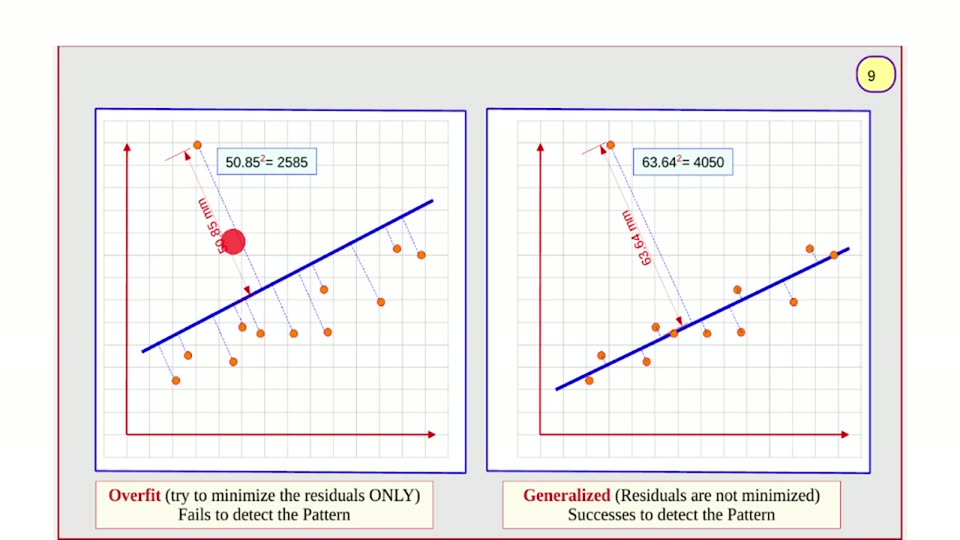
#> input picture videos/machine-learning/03_ridger_regression_gradient_descent/unique_slides/slide_009.jpg, 960 x 540 px, found by its file name
$ python probe63_line_scan.py
#> lines starting #> are read from the running program, lines starting #| are printed output that depends on the picture
# probe63_line_scan.py — hunt for the measurement-arrow shaft and the
# founder-reported "red line parallel to the blue line" in the ORIGINAL frame.
# Method: redness = r - max(g,b) (positive for red/pink ink, ~0 for grey/white,
# strongly positive for orange). Score candidate straight lines by mean redness
# sampled along them, and report the best parallel/perpendicular fits.
import numpy as np
from PIL import Image

FR = "/home/ahmed/Projects/ai_llm_slides/videos/machine-learning/03_ridger_regression_gradient_descent/unique_slides/slide_009.jpg"
a = np.asarray(Image.open(FR).convert("RGB")).astype(int)
r, g, b = a[..., 0], a[..., 1], a[..., 2]
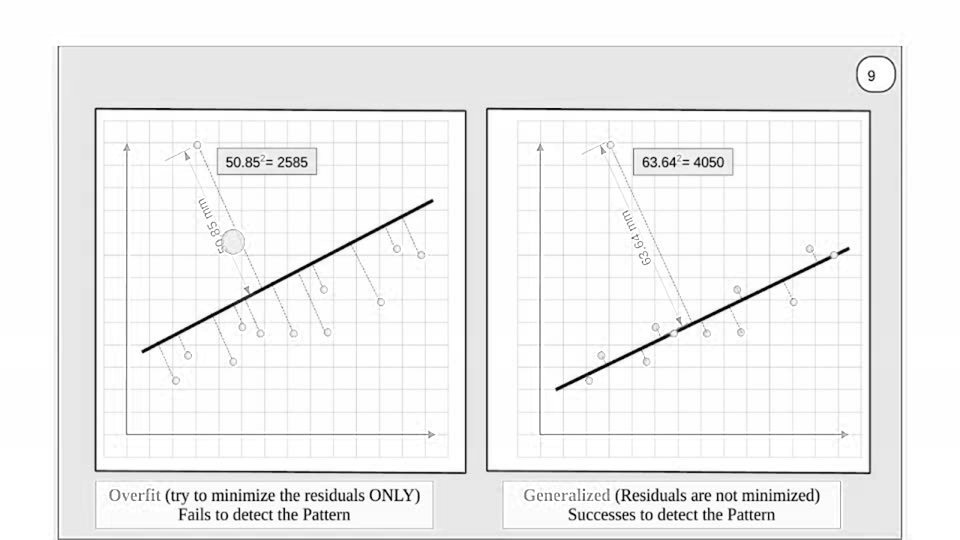
#> r: shape (540, 960) int64; min 0, max 255, mean 240.8
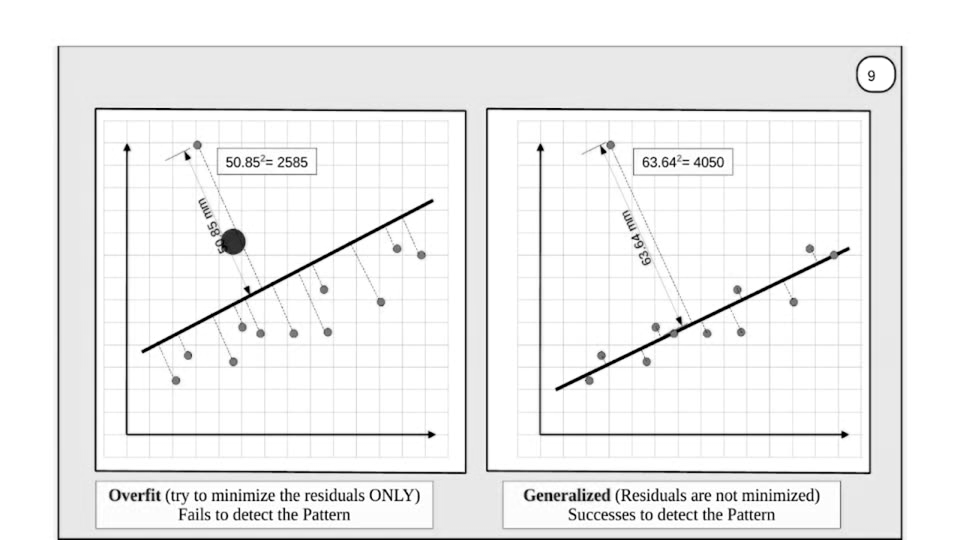
#> g: shape (540, 960) int64; min 0, max 255, mean 239
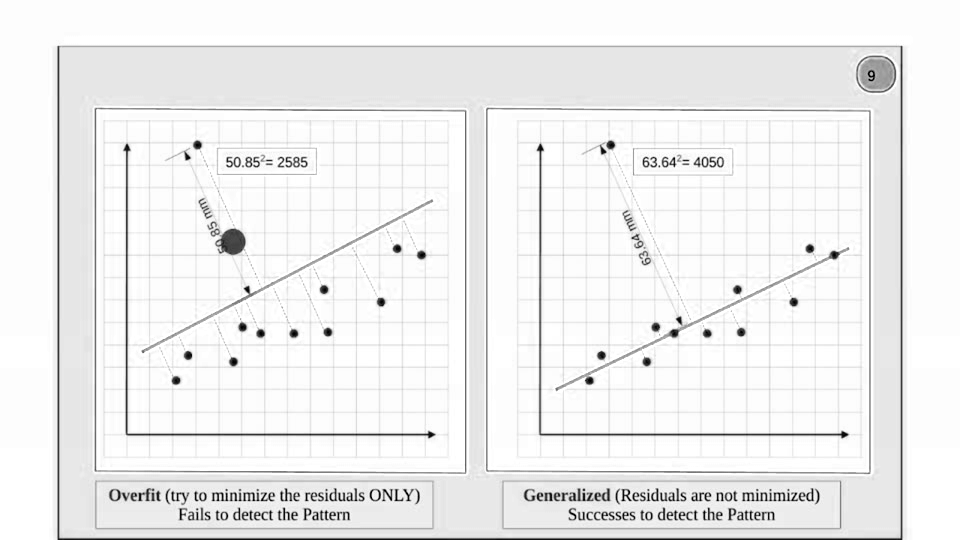
#> b: shape (540, 960) int64; min 0, max 255, mean 239
redness = r - np.maximum(g, b)
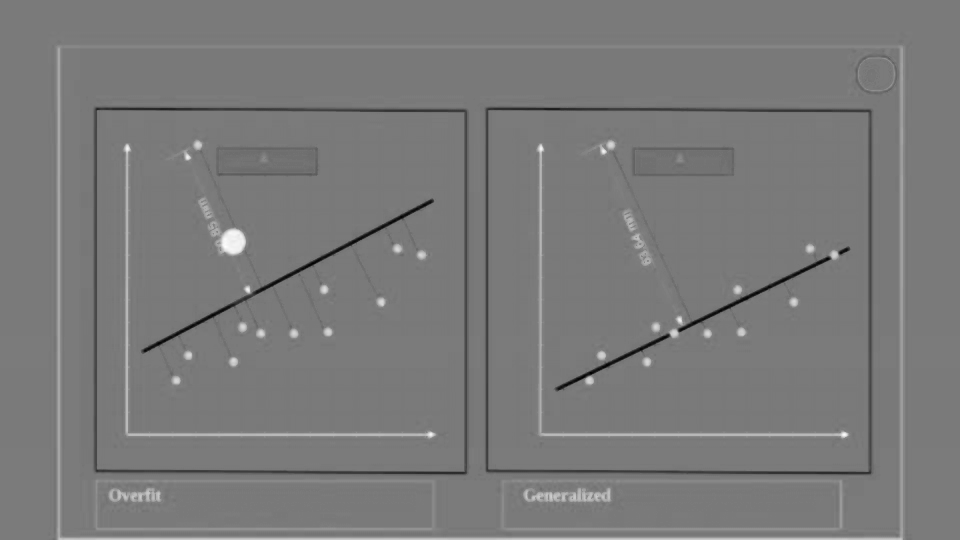
#> redness: shape (540, 960) int64; min -178, max 190, mean -1.2; drawn with min black and max white
sat = a.max(axis=2) - a.min(axis=2)
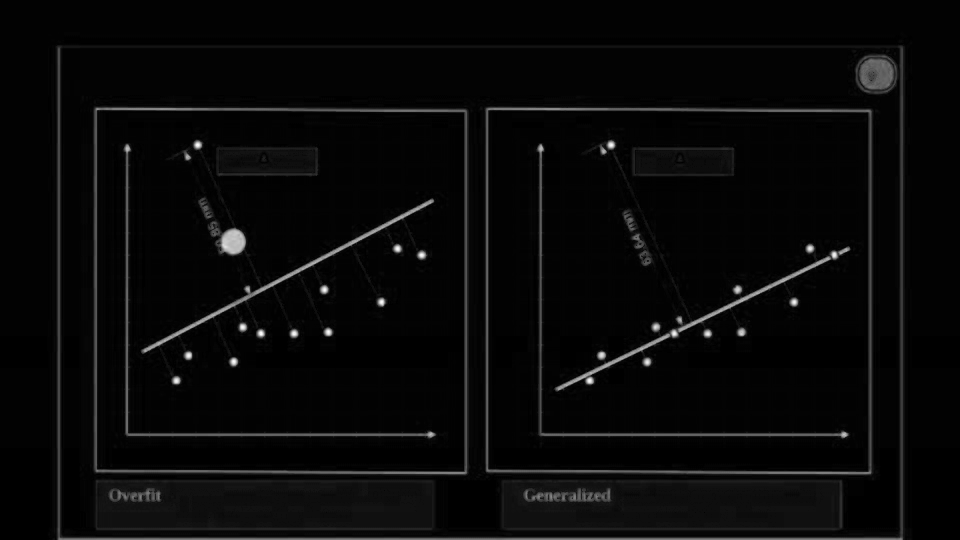
#> sat: shape (540, 960) int64; min 0, max 255, mean 8.7

def line_score(p0, p1, xlo, xhi, ylo, yhi, use="red"):
    m = redness if use == "red" else sat
    (x0, y0), (x1, y1) = p0, p1
    n = max(int(np.hypot(x1 - x0, y1 - y0)) * 2, 2)
    xs = np.linspace(x0, x1, n); ys = np.linspace(y0, y1, n)
    vals = []
    for x, y in zip(xs, ys):
        if not (xlo <= x <= xhi and ylo <= y <= yhi):
            continue
        xi, yi = int(round(x)), int(round(y))
        if 0 <= xi < a.shape[1] and 0 <= yi < a.shape[0]:
            vals.append(m[yi, xi])
    if len(vals) < 8:
        return None
    vals = np.array(vals)
    return float(vals.mean()), float(np.percentile(vals, 90)), float(vals.max()), len(vals)

PANEL = {
    "LEFT":  dict(xlo=100, xhi=460, ylo=115, yhi=468, out=(197.5, 145.0), slope=-0.52129, icpt=425.31,
                  orange=[(197.5,145.0),(188.5,355.5),(176.5,380.5),(242.5,327.5),(260.5,333.5),
                          (294.0,333.5),(324.0,290.0),(328.5,332.0),(381.5,301.5),(397.5,249.0),
                          (421.5,255.0),(233.5,362.0)], disc=(232.5,241.0)),
    "RIGHT": dict(xlo=495, xhi=862, ylo=115, yhi=468, out=(611.0, 145.0), slope=-0.48190, icpt=656.82,
                  orange=[(611.0,145.0),(601.5,355.5),(589.5,380.5),(656.0,327.0),(674.0,333.5),
                          (707.5,333.5),(737.5,290.0),(741.5,332.0),(794.0,302.0),(810.0,249.0),
                          (834.5,255.0),(647.0,362.0)], disc=None),
}

for name, P in PANEL.items():
    ox, oy = P["out"]
    print(f"\n########## {name}  outlier=({ox},{oy})  blue slope={P['slope']:.5f} ##########")

    # A) PARALLEL lines to the blue line, sweeping the intercept.
    #    A line through the outlier has b = oy - slope*ox.
    b_out = oy - P["slope"] * ox
    best = []
    for d in np.arange(-260, 261, 2.0):          # offset in y at x=ox
        bb = b_out + d
        xa = max(P["xlo"], 110); xb = min(P["xhi"], 855)
        p0 = (xa, P["slope"] * xa + bb); p1 = (xb, P["slope"] * xb + bb)
        s = line_score(p0, p1, P["xlo"], P["xhi"], P["ylo"], P["yhi"])
        if s:
            best.append((s[0], s[1], s[2], round(d, 1), s[3]))
    best.sort(reverse=True)
    print("  A) best PARALLEL-to-blue lines (mean redness, p90, max, y-offset-at-outlier, n):")
    for row in best[:8]:
        print(f"     mean={row[0]:6.2f} p90={row[1]:6.2f} max={row[2]:6.1f} offset_y={row[3]:7.1f} n={row[4]}")

    # B) PERPENDICULAR lines through the outlier, sweeping the angle.
    bestp = []
    for ang in np.arange(45.0, 80.01, 0.25):
        t = np.radians(ang)
        dx, dy = np.cos(t), np.sin(t)
        L = 260
        p0 = (ox - dx * 20, oy - dy * 20); p1 = (ox + dx * L, oy + dy * L)
        s = line_score(p0, p1, P["xlo"], P["xhi"], P["ylo"], P["yhi"])
        if s:
            bestp.append((s[0], s[1], s[2], round(ang, 2), s[3]))
    bestp.sort(reverse=True)
    print("  B) best lines THROUGH THE OUTLIER (mean redness, p90, max, angle, n):")
    for row in bestp[:8]:
        print(f"     mean={row[0]:6.2f} p90={row[1]:6.2f} max={row[2]:6.1f} angle={row[3]:6.2f} n={row[4]}")

    # C) same sweep but with SATURATION (catches pale pink lines that redness may miss)
    bests = []
    for ang in np.arange(45.0, 80.01, 0.25):
        t = np.radians(ang)
        dx, dy = np.cos(t), np.sin(t)
        L = 260
        p0 = (ox - dx * 20, oy - dy * 20); p1 = (ox + dx * L, oy + dy * L)
        s = line_score(p0, p1, P["xlo"], P["xhi"], P["ylo"], P["yhi"], use="sat")
        if s:
            bests.append((s[0], s[1], s[2], round(ang, 2), s[3]))
    bests.sort(reverse=True)
    print("  C) best-through-outlier by SATURATION:")
    for row in bests[:6]:
        print(f"     mean={row[0]:6.2f} p90={row[1]:6.2f} max={row[2]:6.1f} angle={row[3]:6.2f} n={row[4]}")

    # D) perpendicular foot + length of the true orthogonal projection
    #    (least-squares refit of the blue line inside the panel)
    xs, ys = [], []
    for x in range(P["xlo"], P["xhi"]):
        for y in range(P["ylo"], P["yhi"]):
            if b[y, x] > 110 and r[y, x] < 100 and g[y, x] < 100:
                xs.append(x); ys.append(y)
    A = np.vstack([xs, np.ones(len(xs))]).T
    sol, *_ = np.linalg.lstsq(A, ys, rcond=None)
    m, c = sol
    qx, qy = ox, oy
    t = ((qx - 555) * 1 + 0)  # placeholder
    # foot via projection onto direction (1,m)
    x0 = xs[0]
    px, py = (0, 0)
    # use two points on the fitted line: x=min/max
    x_a, x_b = min(xs), max(xs)
    pa = (x_a, m * x_a + c); pb = (x_b, m * x_b + c)
    dxv, dyv = pb[0] - pa[0], pb[1] - pa[1]
    tt = ((qx - pa[0]) * dxv + (qy - pa[1]) * dyv) / (dxv * dxv + dyv * dyv)
    foot = (pa[0] + tt * dxv, pa[1] + tt * dyv)
    length = np.hypot(foot[0] - qx, foot[1] - qy)
    perp_ang = np.degrees(np.arctan2(foot[1] - qy, foot[0] - qx))
    print(f"  D) blue refit: y={m:.5f}x+{c:.2f}; ORTHOGONAL foot=({foot[0]:.1f},{foot[1]:.1f}) "
          f"length={length:.1f}px angle={perp_ang:.1f}deg")
    print(f"     implied mm/px from label: {(50.85 if name=='LEFT' else 63.64)}/{length:.1f} = "
          f"{(50.85 if name=='LEFT' else 63.64)/length:.4f} mm/px")

$ run again, with videos/machine-learning/03_ridger_regression_gradient_descent/unique_slides/slide_001.jpg copied over videos/machine-learning/03_ridger_regression_gradient_descent/unique_slides/slide_009.jpg
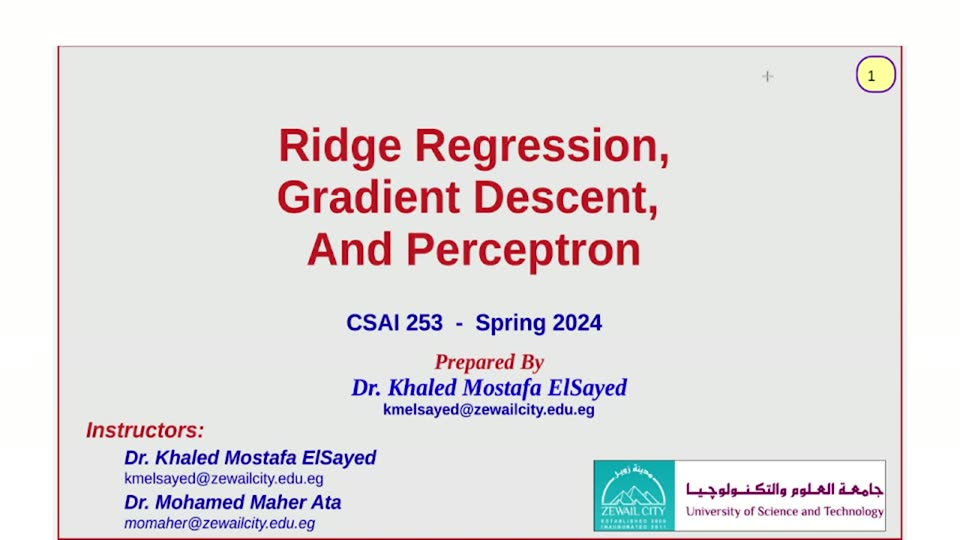
#> input picture videos/machine-learning/03_ridger_regression_gradient_descent/unique_slides/slide_001.jpg, 960 x 540 px, found by its file name
#> `redness = r - np.maximum(g, b)`:
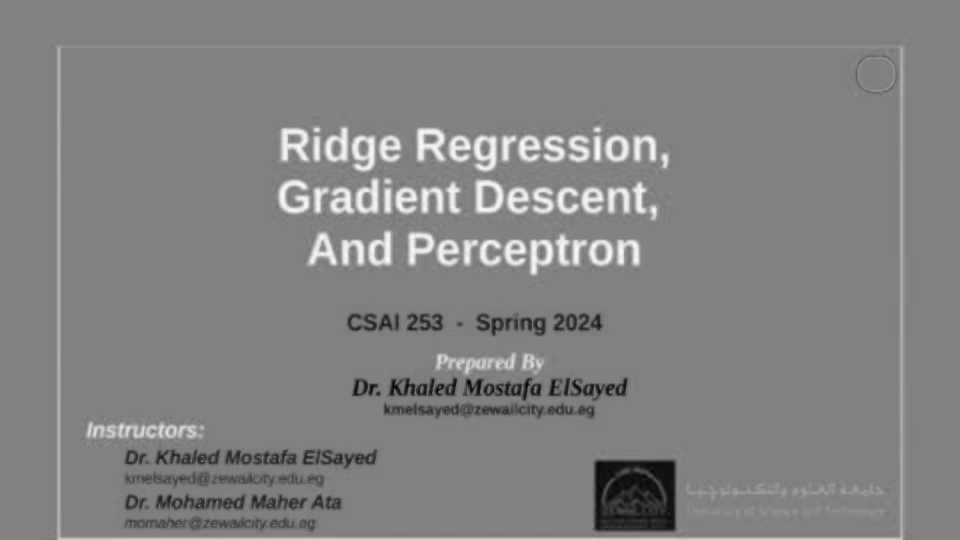
#> redness: shape (540, 960) int64; min -184, max 175, mean 0.2; drawn with min black and max white
#> `sat = a.max(axis=2) - a.min(axis=2)`:
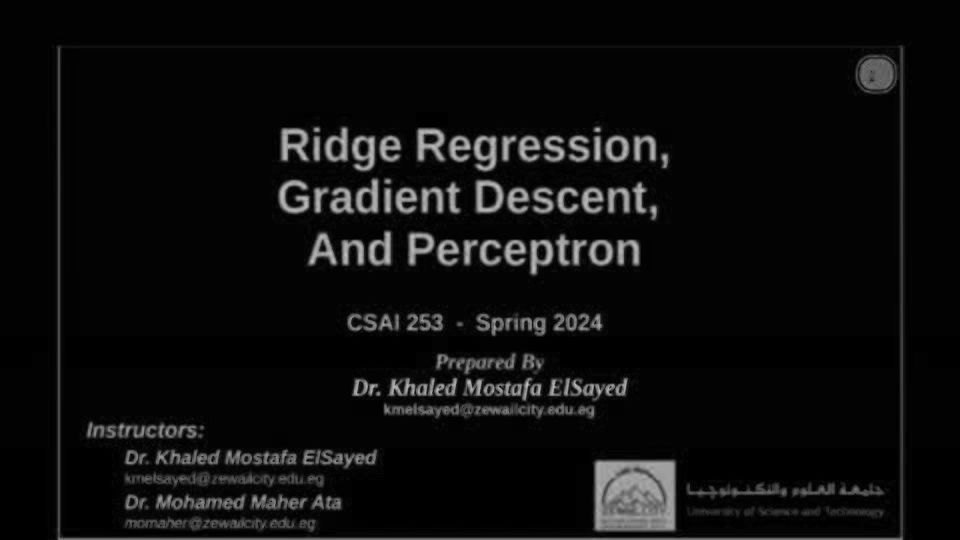
#> sat: shape (540, 960) int64; min 0, max 195, mean 13.2

$ run again, with videos/machine-learning/03_ridger_regression_gradient_descent/unique_slides/slide_003.jpg copied over videos/machine-learning/03_ridger_regression_gradient_descent/unique_slides/slide_009.jpg
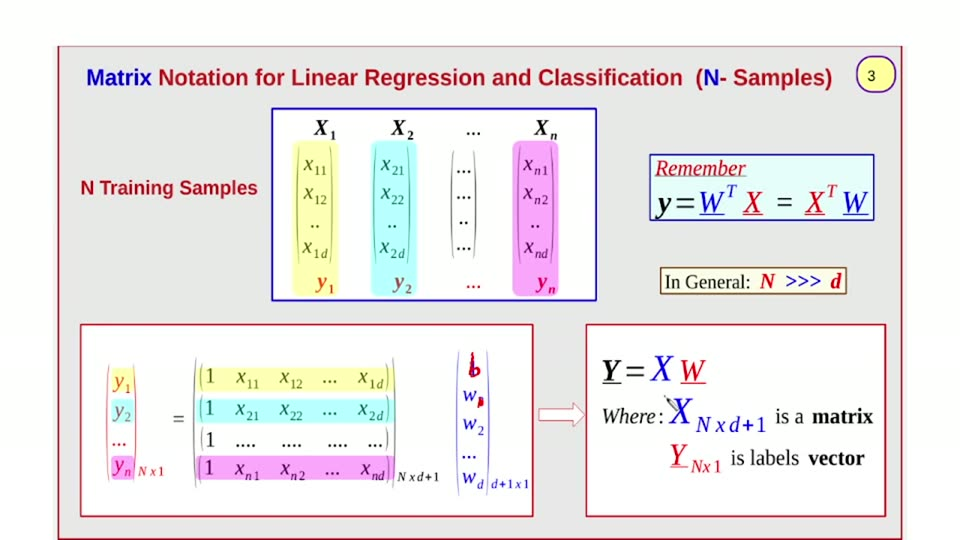
#> input picture videos/machine-learning/03_ridger_regression_gradient_descent/unique_slides/slide_003.jpg, 960 x 540 px, found by its file name
#> `redness = r - np.maximum(g, b)`:
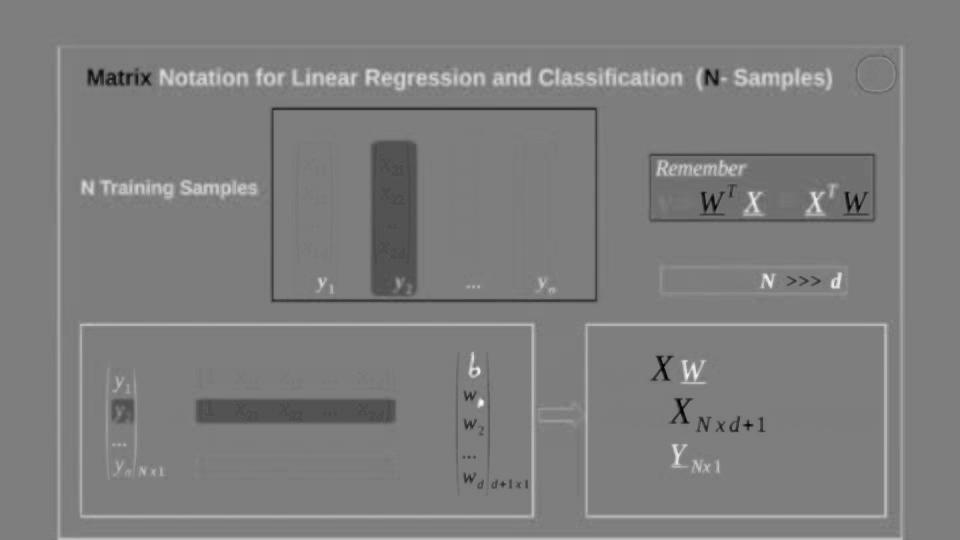
#> redness: shape (540, 960) int64; min -206, max 208, mean -0.7; drawn with min black and max white
#> `sat = a.max(axis=2) - a.min(axis=2)`:
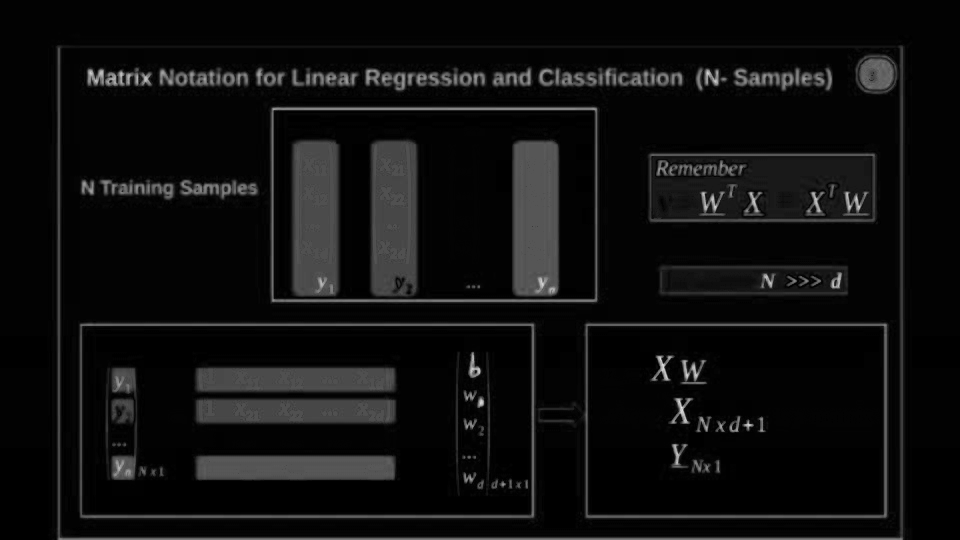
#> sat: shape (540, 960) int64; min 0, max 226, mean 14.7
